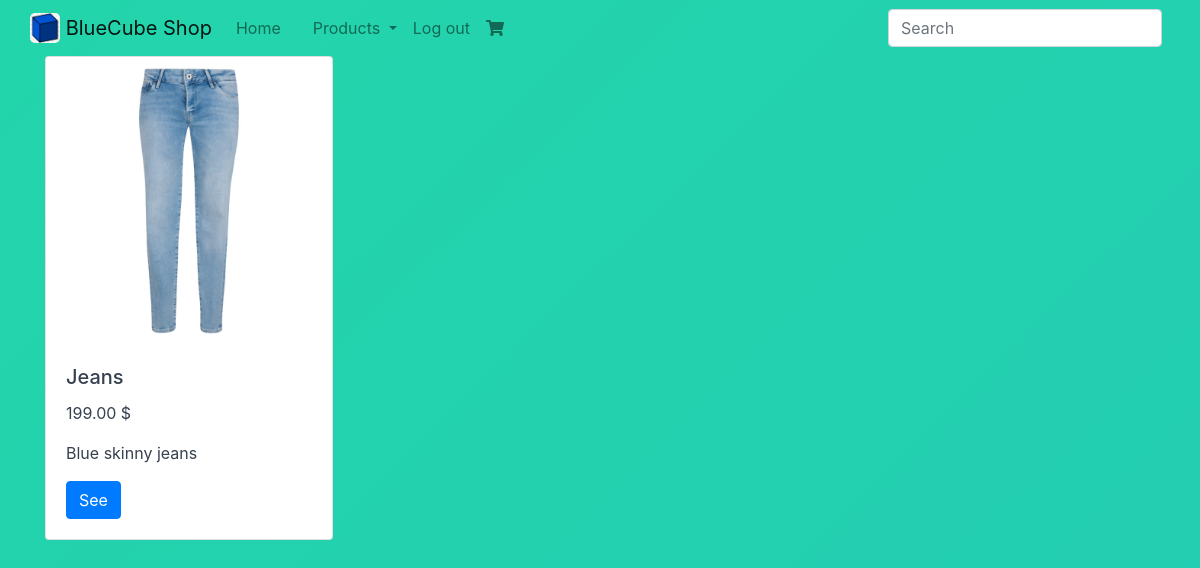
The app's page /products/ (signed in) with its own data.
### products/models.py (models this page shows, shortened)
class Product(models.Model):
    title = models.CharField(max_length = 255)
    slug = models.SlugField(unique=True)
    description = models.TextField()
    price = models.DecimalField(decimal_places=2, max_digits=20, default = 0)
    image = models.ImageField(upload_to='products', null=True, blank=True)
    category = models.ManyToManyField(Category, blank=True, null=True)
    tags = models.ForeignKey(Tags, blank=True, null=True,on_delete=models.SET_NULL)
    active = models.BooleanField(default=True)
    timestamp = models.DateTimeField(auto_now_add = True)
    objects = ProductManager()

### products/views.py (the view)
# urls.py: path('', ProductListView.as_view(), name = 'list'),
class ProductListView(ListView):
    model = Product

### accounts/models.py (called while the page is built)
    @property
    def is_active(self):
        return self.active

### products/models.py (called while the page is built)
    def get_queryset(self):
        return ProductQuerySet(self.model, using = self.db)

### products/templates/products/product_list.html (shortened to what this page needs)
{% extends "base.html" %}
{% block content %}
{% load bootstrap4 %}
<div class="row row-cols-3">
{% for product in product_list %}
{% include 'products/snippets/card.html' %}
{% endfor  %}
{% endblock %}

### products/templates/products/snippets/card.html
<div class='col'>
<div class="card" style="width: 18rem;">
{% if product.image %}
  <img class="card-img-top" src="{{product.image.url}}" alt="" style="height: 18rem;">
{% else %}
<img class="card-img-top" src="/media/products/Profile-NotAvailable-300x300.png" alt="" style="height: 18rem;">
{% endif %}
  <div class="card-body">
    <h5 class="card-title">{{product.title}}</h5>
    <p class="card-text">{{product.price}} $</p>
    <p class="card-text">{{product.description | truncatewords:10}}</p>
    <a href="{% url 'product:details' slug=product.slug %}" class="btn btn-primary">See</a>
  </div>
</div>
</div>

### static/css/style.css (style rules this page uses)
img { border-radius:5px }
h1, h2, h3, h4, h5, h6, p, a, nav { color: #37404f; }
body { background: linear-gradient(-45deg, #ee7752, #e73c7e, #23a6d5, #23d5ab); background-size: 2000% 2000%; animation: gradient 40s ease infinite; }
a { color: black }

### records on screen
Product: image (picture), title "Jeans", price "199.00", description "Blue skinny jeans"
